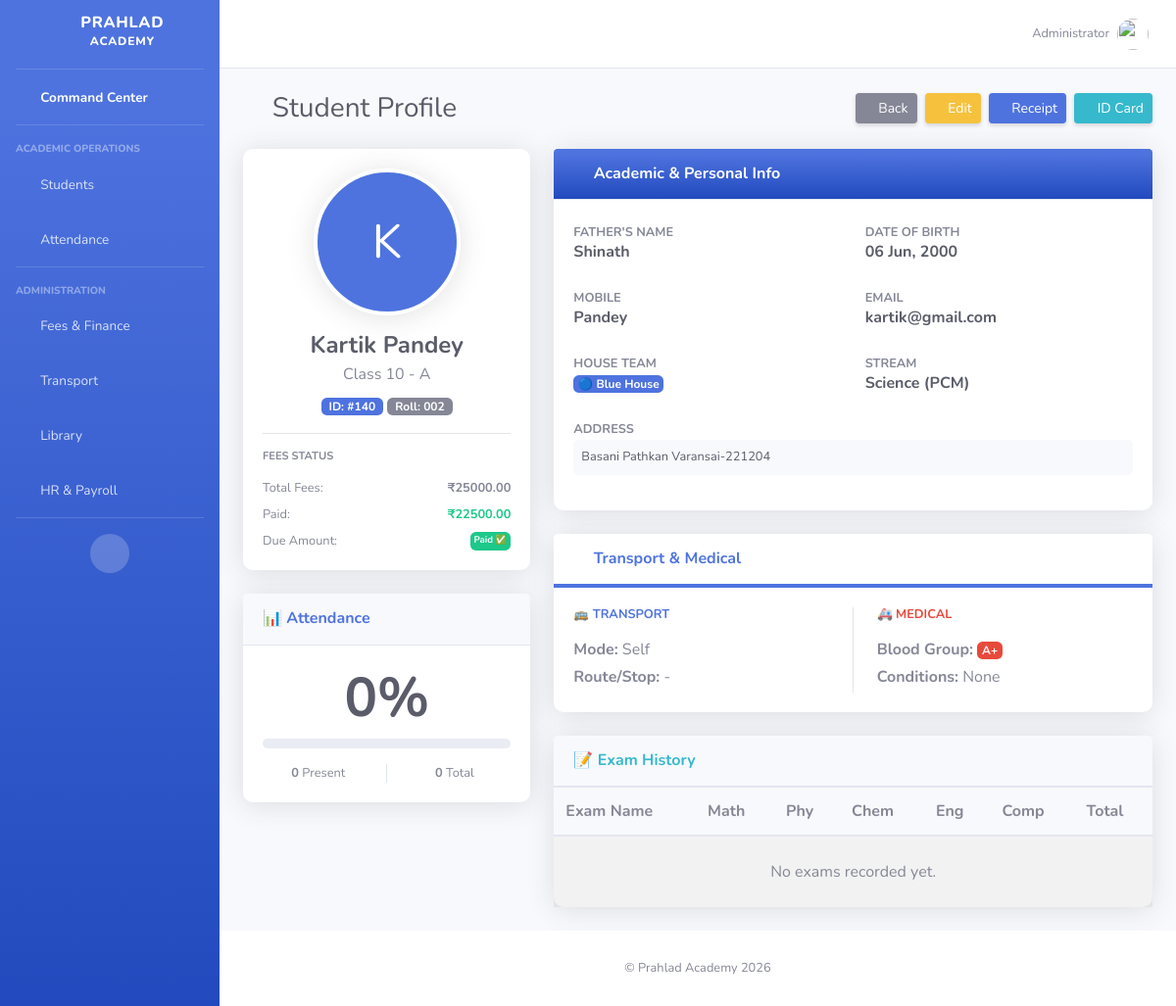
Page /profile/140/ (signed in) on the committed database.
### members/models.py (models this page shows, shortened)
class Member(models.Model):
    school = models.ForeignKey(School, on_delete=models.CASCADE, null=True, blank=True)
    admission_no = models.CharField(max_length=50, null=True, blank=True)
    firstname = models.CharField(max_length=255)
    lastname = models.CharField(max_length=255)
    father_name = models.CharField(max_length=255, null=True, blank=True)
    mobile_number = models.CharField(max_length=15, null=True, blank=True)
    email = models.EmailField(null=True, blank=True)
    student_class = models.ForeignKey(ClassRoom, on_delete=models.SET_NULL, null=True, blank=True)
    roll_number = models.CharField(max_length=20, null=True, blank=True)
    gender = models.CharField(max_length=10, choices=[('Male', 'Male'), ('Female', 'Female')], default='Male')
    dob = models.DateField(null=True, blank=True)
    address = models.TextField(null=True, blank=True)
    joined_date = models.DateField(auto_now_add=True, null=True)
    profile_pic = models.ImageField(null=True, blank=True, upload_to="student_images/")
    blood_group = models.CharField(max_length=5, null=True, blank=True)
    medical_conditions = models.TextField(null=True, blank=True)
    transport_mode = models.CharField(max_length=20, null=True, blank=True)
    route_name = models.CharField(max_length=100, null=True, blank=True)
    house_team = models.CharField(max_length=20, null=True, blank=True)
    preferred_stream = models.CharField(max_length=50, null=True, blank=True)
    fee_total = models.DecimalField(max_digits=10, decimal_places=2, default=0)
    fee_paid = models.DecimalField(max_digits=10, decimal_places=2, default=0)

class ClassRoom(models.Model):
    school = models.ForeignKey(School, on_delete=models.CASCADE, null=True, blank=True)
    name = models.CharField(max_length=50)
    section = models.CharField(max_length=10, default='A')
    class Meta:
        unique_together = ('name', 'section')
    def __str__(self):
        return f"{self.name} - {self.section}"

### members/views.py (the view)
# urls.py: path('profile/<int:id>/', views.student_profile, name='student_profile'),
@login_required
def student_profile(request, id):
    student = get_object_or_404(Member, id=id)
    exams = ExamScore.objects.filter(student=student).order_by('-id')
    attendance_list = Attendance.objects.filter(student=student).order_by('-date')
    total_days = attendance_list.count()
    present_days = attendance_list.filter(status='Present').count()
    attendance_percent = round((present_days / total_days) * 100, 1) if total_days > 0 else 0
    context = {
        'student': student, 'exams': exams, 'attendance_list': attendance_list,
        'attendance_percent': attendance_percent, 'present_days': present_days, 'total_days': total_days
    }
    return render(request, 'student_profile.html', context)

### members/templates/student_profile.html (shortened to what this page needs)
{% extends "master.html" %}
{% block content %}
<div class="d-sm-flex align-items-center justify-content-between mb-4">
    <h1 class="h3 mb-0 text-gray-800">
        <i class="fas fa-id-badge mr-2"></i>Student Profile
    </h1>
    <div>
        <a href="{% url 'index' %}" class="btn btn-secondary btn-sm shadow-sm mr-1">
            <i class="fas fa-arrow-left"></i> Back
        </a>
        <a href="{% url 'update' student.id %}" class="btn btn-warning btn-sm shadow-sm mr-1">
            <i class="fas fa-pen"></i> Edit
        </a>
        <a href="{% url 'receipt_pdf' student.id %}" target="_blank" class="btn btn-primary btn-sm shadow-sm mr-1">
            <i class="fas fa-download"></i> Receipt
        </a>
        <a href="{% url 'id_card' student.id %}" target="_blank" class="btn btn-info btn-sm shadow-sm">
            <i class="fas fa-id-card"></i> ID Card
        </a>
    </div>
</div>
<div class="row">
    <div class="col-xl-4 col-lg-5">
        <div class="card shadow mb-4">
            <div class="card-body text-center">
                {% if student.profile_pic %}
                    <img class="img-profile rounded-circle mb-3 shadow" src="{{ student.profile_pic.url }}" style="width: 150px; height: 150px; object-fit: cover; border: 4px solid #fff;">
                {% else %}
                    <div class="rounded-circle bg-primary text-white d-flex align-items-center justify-content-center mx-auto mb-3 shadow" style="width: 150px; height: 150px; font-size: 3rem; border: 4px solid #fff;">
                        {{ student.firstname|slice:":1" }}
                    </div>
                {% endif %}
                <h4 class="font-weight-bold text-dark mb-1">{{ student.firstname }} {{ student.lastname }}</h4>
                <p class="text-muted mb-2">
                    {% if student.student_class %}
                        Class {{ student.student_class }}
                    {% else %}
                        No Class Assigned
                    {% endif %}
                </p>
                <div class="mb-3">
                    <span class="badge badge-primary px-2">ID: #{{ student.id }}</span>
                    {% if student.roll_number %}
                        <span class="badge badge-secondary px-2">Roll: {{ student.roll_number }}</span>
                    {% endif %}
                </div>
                <hr>
                <div class="text-left mt-3">
                    <h6 class="font-weight-bold text-uppercase text-xs text-gray-600 mb-3">Fees Status</h6>
                    <div class="d-flex justify-content-between mb-2 small">
                        <span>Total Fees:</span>
                        <span class="font-weight-bold">₹{{ student.fee_total }}</span>
                    </div>
                    <div class="d-flex justify-content-between mb-2 small">
                        <span>Paid:</span>
                        <span class="text-success font-weight-bold">₹{{ student.fee_paid }}</span>
                    </div>
                    <div class="d-flex justify-content-between small">
                        <span>Due Amount:</span>
                        {% if student.due_amount > 0 %}
                            <span class="text-danger font-weight-bold">₹{{ student.due_amount }}</span>
                        {% else %}
                            <span class="badge badge-success">Paid ✅</span>
                        {% endif %}
                    </div>
                </div>
            </div>
        </div>
        <div class="card shadow mb-4">
            <div class="card-header py-3">
                <h6 class="m-0 font-weight-bold text-primary">📊 Attendance</h6>
            </div>
            <div class="card-body text-center">
                <h2 class="display-4 font-weight-bold text-dark mb-0">{{ attendance_percent }}%</h2>
                <div class="progress mb-3 mt-2" style="height: 10px;">
                </div>
                <div class="row small text-muted">
                    <div class="col-6 border-right">
                        <strong>{{ present_days }}</strong> Present
                    </div>
                    <div class="col-6">
                        <strong>{{ total_days }}</strong> Total
                    </div>
                </div>
            </div>
        </div>
    </div>
    <div class="col-xl-8 col-lg-7">
        <div class="card shadow mb-4">
            <div class="card-header py-3 bg-gradient-primary text-white">
                <h6 class="m-0 font-weight-bold"><i class="fas fa-user-graduate mr-2"></i>Academic & Personal Info</h6>
            </div>
            <div class="card-body">
                <div class="row">
                    <div class="col-md-6 mb-3">
                        <small class="text-uppercase text-secondary font-weight-bold">Father's Name</small>
                        <h6 class="font-weight-bold text-dark">{{ student.father_name|default:"-" }}</h6>
                    </div>
                    <div class="col-md-6 mb-3">
                        <small class="text-uppercase text-secondary font-weight-bold">Date of Birth</small>
                        <h6 class="font-weight-bold text-dark">{{ student.dob|date:"d M, Y"|default:"-" }}</h6>
                    </div>
                    <div class="col-md-6 mb-3">
                        <small class="text-uppercase text-secondary font-weight-bold">Mobile</small>
                        <h6 class="font-weight-bold text-dark">{{ student.mobile_number|default:"-" }}</h6>
                    </div>
                    <div class="col-md-6 mb-3">
                        <small class="text-uppercase text-secondary font-weight-bold">Email</small>
                        <h6 class="font-weight-bold text-dark">{{ student.email|default:"-" }}</h6>
                    </div>
                    <div class="col-md-6 mb-3">
                        <small class="text-uppercase text-secondary font-weight-bold">House Team</small>
                        <h6>
                            {% if student.house_team == 'Red' %}<span class="badge badge-danger">🔴 Red House</span>
                            {% elif student.house_team == 'Blue' %}<span class="badge badge-primary">🔵 Blue House</span>
                            {% elif student.house_team == 'Green' %}<span class="badge badge-success">🟢 Green House</span>
                            {% elif student.house_team == 'Yellow' %}<span class="badge badge-warning">🟡 Yellow House</span>
                            {% else %}-{% endif %}
                        </h6>
                    </div>
                    <div class="col-md-6 mb-3">
                        <small class="text-uppercase text-secondary font-weight-bold">Stream</small>
                        <h6 class="font-weight-bold text-dark">{{ student.preferred_stream|default:"General" }}</h6>
                    </div>
                    <div class="col-12">
                         <small class="text-uppercase text-secondary font-weight-bold">Address</small>
                         <p class="text-dark bg-light p-2 rounded small">{{ student.address|default:"No Address Provided" }}</p>
                    </div>
                </div>
            </div>
        </div>
        <div class="card shadow mb-4">
            <div class="card-header py-3 bg-white border-bottom-primary">
                <h6 class="m-0 font-weight-bold text-primary"><i class="fas fa-bus-alt mr-2"></i>Transport & Medical</h6>
            </div>
            <div class="card-body">
                <div class="row">
                    <div class="col-md-6 border-right">
                        <h6 class="text-primary font-weight-bold mb-3 small text-uppercase">🚌 Transport</h6>
                        <p class="mb-1"><strong>Mode:</strong> {{ student.transport_mode }}</p>
                        <p class="mb-1"><strong>Route/Stop:</strong> {{ student.route_name|default:"-" }}</p>
                    </div>
                    <div class="col-md-6 pl-md-4">
                        <h6 class="text-danger font-weight-bold mb-3 small text-uppercase">🚑 Medical</h6>
                        <p class="mb-1"><strong>Blood Group:</strong>
                            <span class="badge badge-danger">{{ student.blood_group|default:"Unknown" }}</span>
                        </p>
                        <p class="mb-1"><strong>Conditions:</strong> {{ student.medical_conditions|default:"None" }}</p>
                    </div>
                </div>
            </div>
        </div>
        <div class="card shadow mb-4">
            <div class="card-header py-3">
                <h6 class="m-0 font-weight-bold text-info">📝 Exam History</h6>
            </div>
            <div class="card-body p-0">
                <div class="table-responsive">
                    <table class="table table-striped mb-0">
                        <thead class="bg-light">
                            <tr>
                                <th>Exam Name</th>
                                <th>Math</th>
                                <th>Phy</th>
                                <th>Chem</th>
                                <th>Eng</th>
                                <th>Comp</th>
                                <th>Total</th>
                            </tr>
                        </thead>
                        <tbody>
                            {% for score in exams %}
                            <tr>
                                <td class="font-weight-bold">{{ score.exam_name }}</td>
                                <td>{{ score.maths }}</td>
                                <td>{{ score.physics }}</td>
                                <td>{{ score.chemistry }}</td>
                                <td>{{ score.english }}</td>
                                <td>{{ score.computer }}</td>
                                <td class="font-weight-bold text-primary">
                                    {{ score.maths|add:score.physics|add:score.chemistry|add:score.english|add:score.computer }}
                                </td>
                            </tr>
                            {% empty %}
                            <tr>
                                <td colspan="7" class="text-center p-4 text-muted">No exams recorded yet.</td>
                            </tr>
                            {% endfor %}
                        </tbody>
                    </table>
                </div>
            </div>
        </div>
    </div>
</div>
{% endblock %}

### members/templates/master.html (style rules this page uses)
.card { border: none; border-radius: 10px; box-shadow: 0 0.15rem 1.75rem 0 rgba(58, 59, 69, 0.15); }

### rows in the picture
Member: firstname "K", firstname "Kartik", lastname "Pandey", student_class "10 - A", id "140", roll_number "002", fee_total "25000.00", fee_paid "22500.00", father_name "Shinath", dob "06 Jun, 2000", mobile_number "Pandey", email "kartik@gmail.com", preferred_stream "Science (PCM)", address "Basani Pathkan Varansai-221204", transport_mode "Self", route_name "-", blood_group "A+", medical_conditions "None"

### other values in the picture
{{ attendance_percent }} "0"
{{ present_days }} "0"
{{ total_days }} "0"
